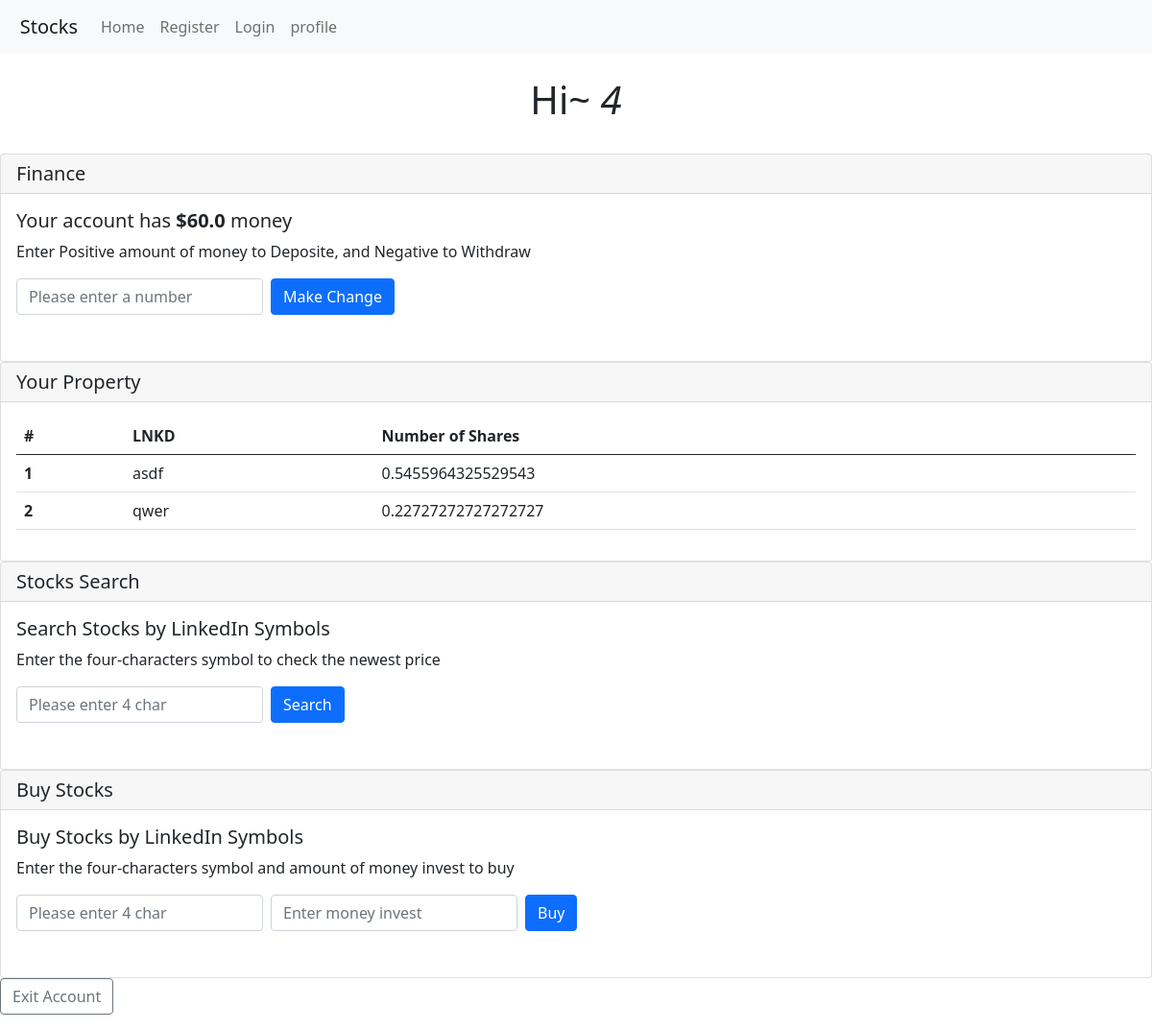
The page /profile (signed in) on the database as committed earlier.
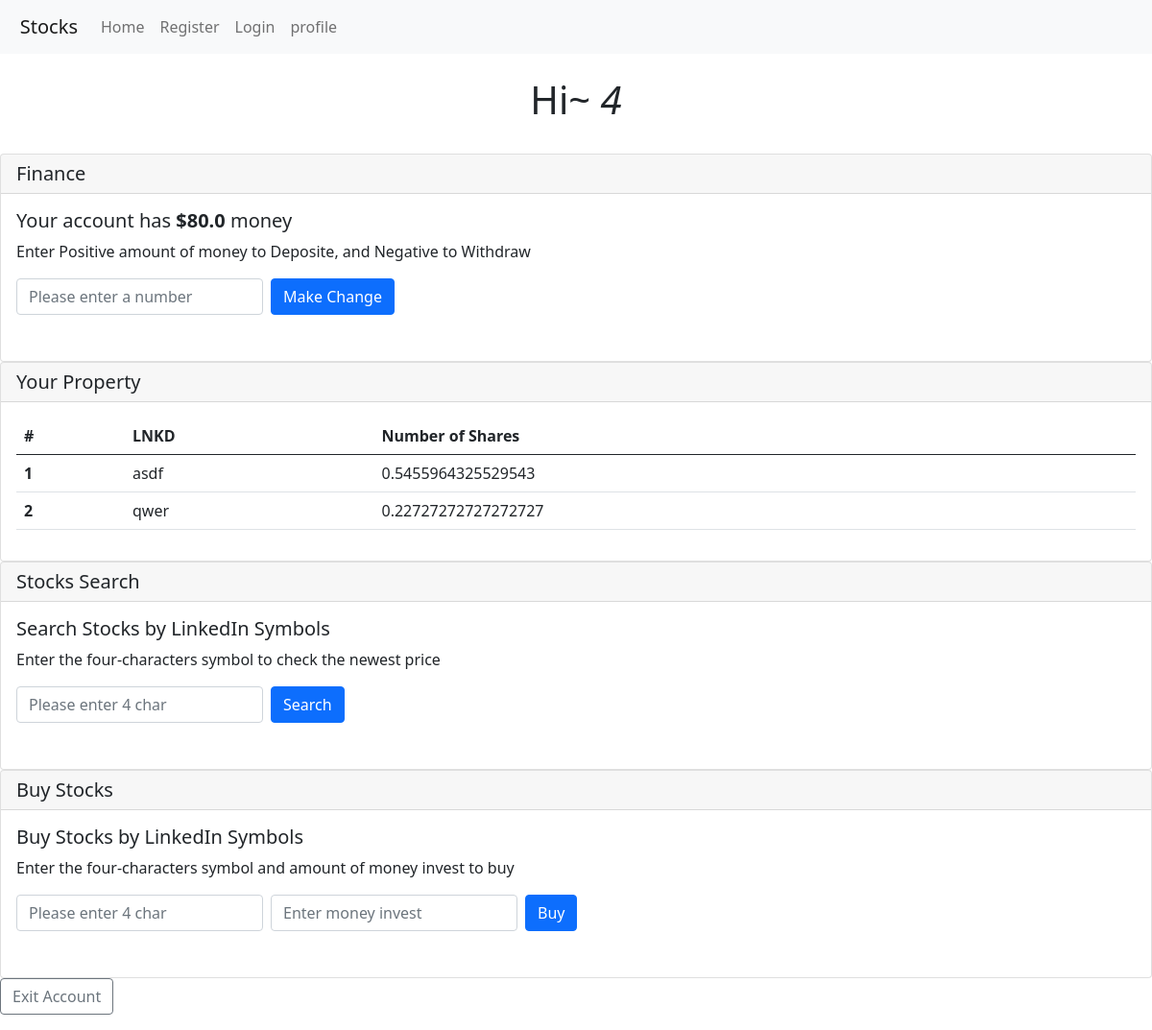
The same page on the database as committed later.
### app.py (models this page shows, shortened)
class User(db.Model):
    id = db.Column(db.Integer, primary_key=True)
    username = db.Column(db.String(80), unique=True, nullable=False)
    password = db.Column(db.String(20), unique=False, nullable=False)
    email = db.Column(db.String(120), unique=True, nullable=False)
    money = db.Column(db.Float)
    stocks = db.Column(db.String(120))

### app.py (the view, shortened to what this page needs)
@app.route('/profile', methods = ['POST', 'GET'])
def profile():
    if (not session.get('login_user')):
        return redirect(url_for('index'))
    user = User.query.filter_by(username = session.get('login_user')[0]).first()
    session['login_user'] = [user.username, user.email, user.money, user.stocks]
    n = 0
    message_2 = "You don't have any stock in hand"
    stocks_info = {}
    stocks_check = ''
    if session.get('login_user')[3]:
        message_2 = ''
        x = session.get('login_user')[3].split('!@#$%')
        y = len(x) - 1
        n = int(y/2)
        session['stocks_name'] = []
        session['stocks_shares'] = []
        for i in range(y):
            if i%2 == 0:
                session.get('stocks_name').append(x[i])
            else:
                session.get('stocks_shares').append(x[i])
        for i in range(n):
            stocks_info[session.get('stocks_name')[i]] = float(session.get('stocks_shares')[i])
    return render_template('profile.jinja', message_2 = message_2, n = n)

### templates/profile.jinja (shortened to what this page needs)
{% extends 'base.jinja' %}
{% block body %}
    <center> <h1> Hi~ <i>{{session.get('login_user')[0]}}</i></h1> </center>
    <div class="card">
        <h5 class="card-header"> Finance </h5>
        <div class="card-body">
            <h5 class="card-title">
                Your account has <strong> ${{session.get('login_user')[2]}} </strong> money
            </h5>
            <p class="card-text"> Enter Positive amount of money to Deposite, and Negative to Withdraw </p>
            <form class="row g-2" method = 'post'>
                <div class="col-auto">
                    <input type="text" class="form-control" id="amount_change" name = "amount_change" placeholder="Please enter a number">
                </div>
                <div class="col-auto">
                    <button type="submit" class="btn btn-primary mb-3" name = "change" value = "change"> Make Change </button>
                </div>
            </form>
        </div>
    </div>
    <div class="card">
        <h5 class="card-header"> Your Property </h5>
        <div class="card-body">
            {% if message_2 %}
                <h5 class="card-title" style = 'color: grey'> {{ message_2 }}</h5>
                </br></br>
            {% else %}
                <table class="table">
                    <thead>
                        <tr>
                        <th scope="col">#</th>
                        <th scope="col">LNKD</th>
                        <th scope="col">Number of Shares</th>
                        </tr>
                    </thead>
                    <tbody>
                        {% for i in range(0, n) %}
                            <tr>
                            <th scope="row"> {{i+1}} </th>
                            <td>{{session.get('stocks_name')[i]}}</td>
                            <td>{{session.get('stocks_shares')[i]}}</td>
                            </tr>
                        {% endfor %}
                    </tbody>
                </table>
            {% endif %}
        </div>
    </div>
    <div class="card">
        <h5 class="card-header"> Stocks Search </h5>
        <div class="card-body">
            <h5 class="card-title">
                Search Stocks by LinkedIn Symbols
            </h5>
            <p class="card-text"> Enter the four-characters symbol to check the newest price </p>
            <form class="row g-2" method = 'post'>
                <div class="col-auto">
                    <input type="text" class="form-control" id="LNKD" name = "LNKD" placeholder="Please enter 4 char">
                </div>
                <div class="col-auto">
                    <button type="submit" class="btn btn-primary mb-3" name = "search" value = "search"> Search </button>
                </div>
            </form>
        </div>
    </div>
    <div class="card">
        <h5 class="card-header"> Buy Stocks </h5>
        <div class="card-body">
            <h5 class="card-title">
                Buy Stocks by LinkedIn Symbols
            </h5>
            <p class="card-text"> Enter the four-characters symbol and amount of money invest to buy </p>
            <form class="row g-2" method = 'post'>
                <div class="col-auto">
                    <input type="text" class="form-control" id="LNKD_buy" name = "LNKD_buy" placeholder="Please enter 4 char">
                </div>
                <div class="col-auto">
                    <input type="text" class="form-control" id="shares_buy" name = "shares_buy" placeholder="Enter money invest">
                </div>
                <div class="col-auto">
                    <button type="submit" class="btn btn-primary mb-3" name = "buy" value = "buy"> Buy </button>
                </div>
            </form>
        </div>
    </div>
    <form method = "post"> <button type="submit" class="btn btn-outline-secondary" name = 'exit' value = 'exit'> Exit Account </button> </form>
{% endblock %}

Rows that differ between the two databases and show on the page:
changed User id 4: money "60.0" → "80.0"
